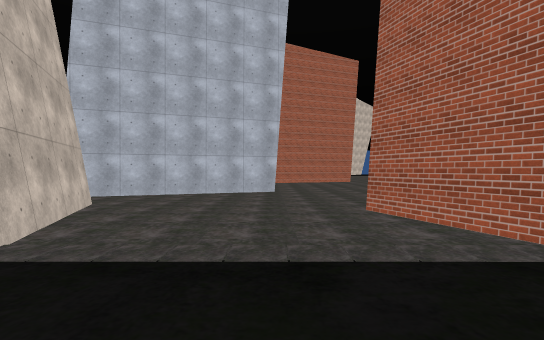
view 1 (above)

20 first-person views from a walk through a Unity game level. The camera is 1.5 m above the floor, looks level and sees 85° across. Doors are open. The floor is counted in squares, 2 m on a side. Each view is taken from the middle of a square. On the plan, view 1 faces up. The plan holds only what a view shows up to about 10 squares ahead; the rest is blank. The place goes on beyond the plan. The player character is not drawn. Some animated figures are left out. Some surface patterns are stand-ins.

view 2
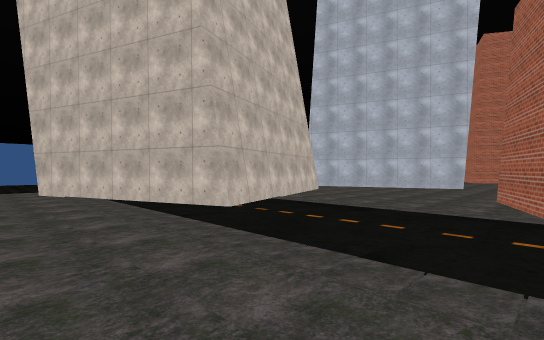

view 3
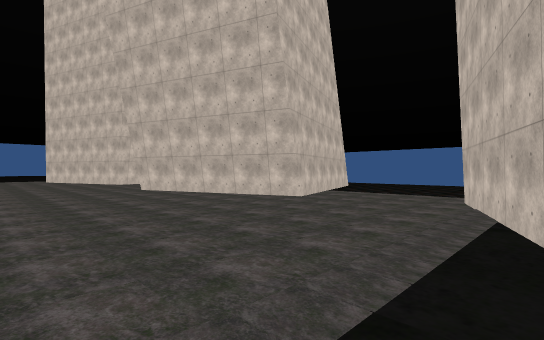

view 4
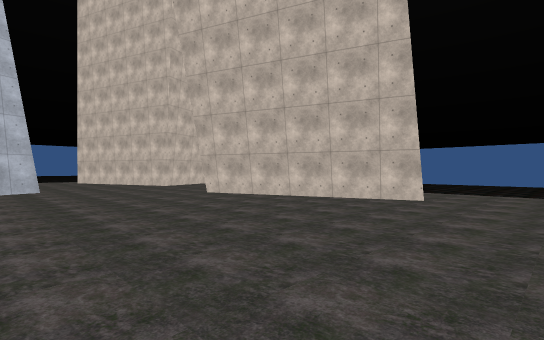

view 5
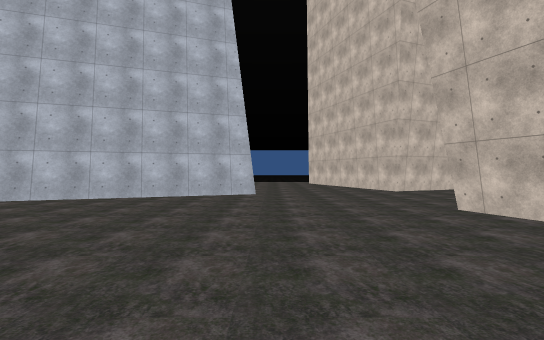

view 6
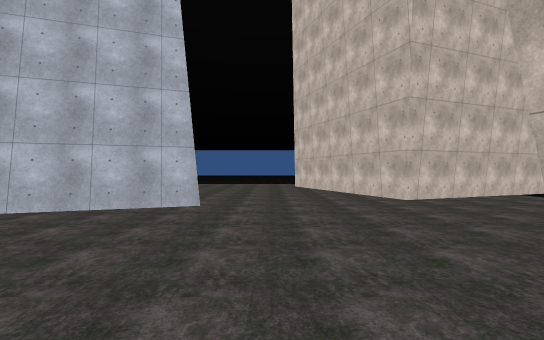

view 7
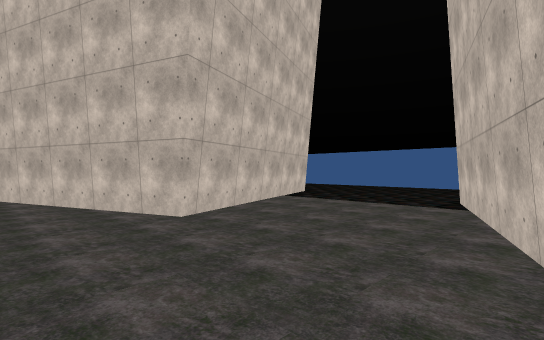

view 8
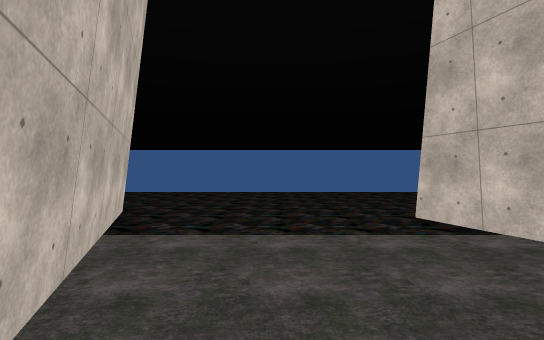

view 9
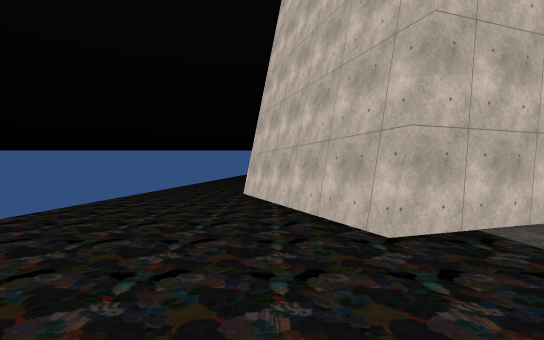

view 10
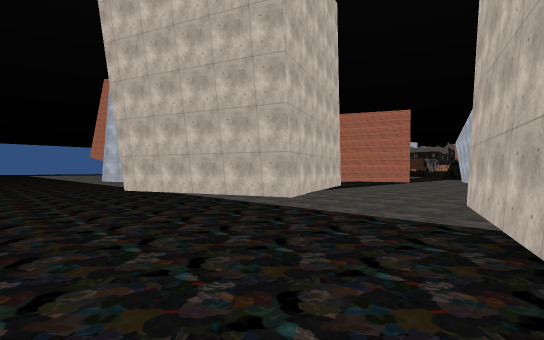

view 11
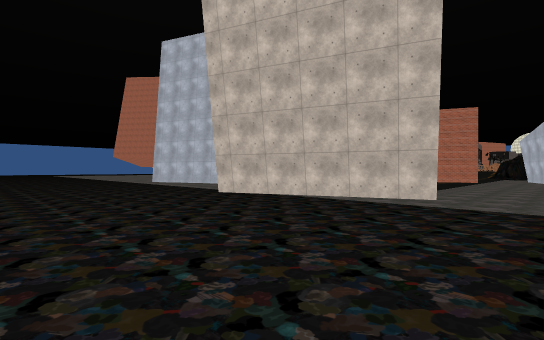

view 12
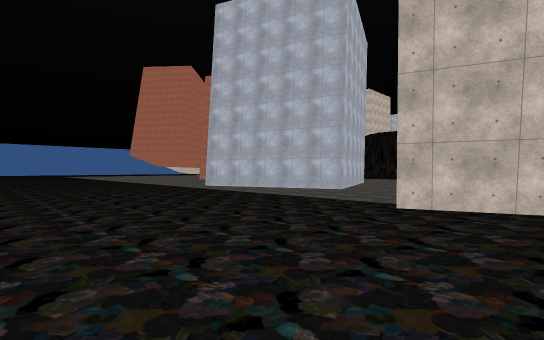

view 13
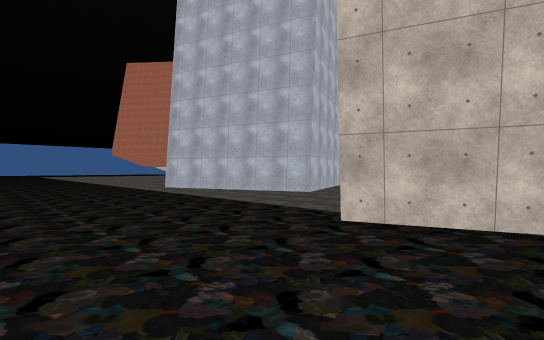

view 14
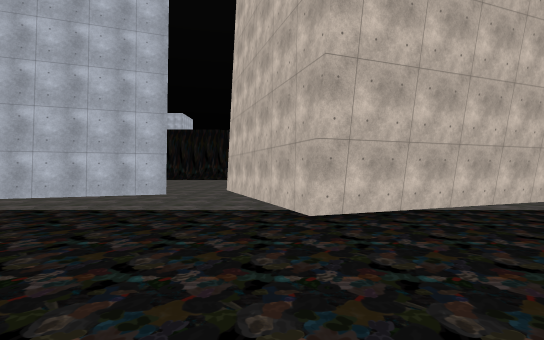

view 15
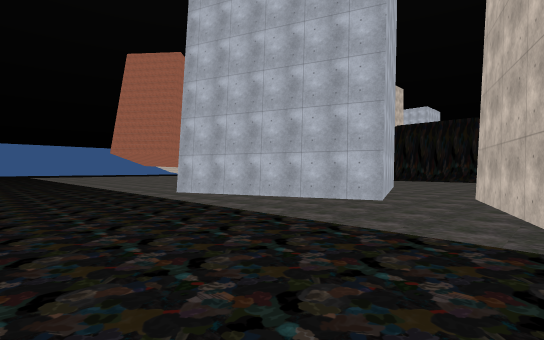

view 16
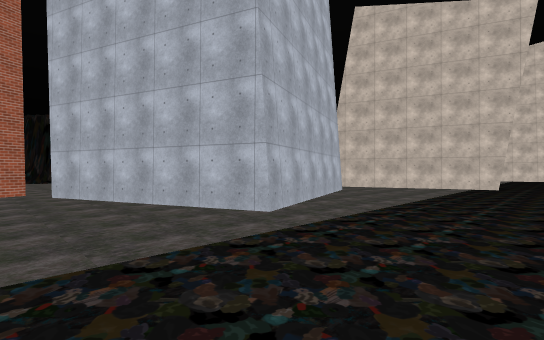

view 17
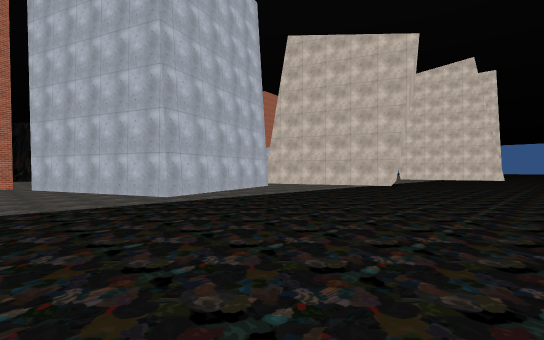

view 18
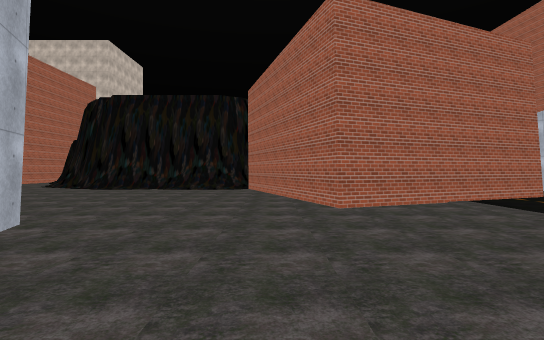

view 19
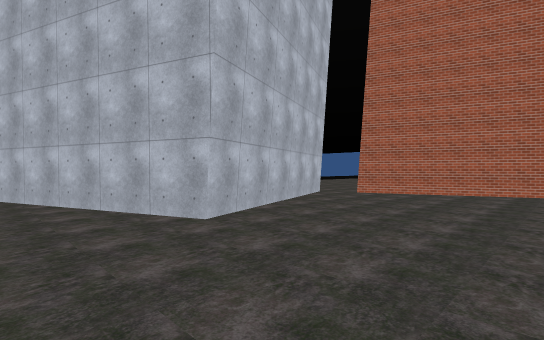

view 20
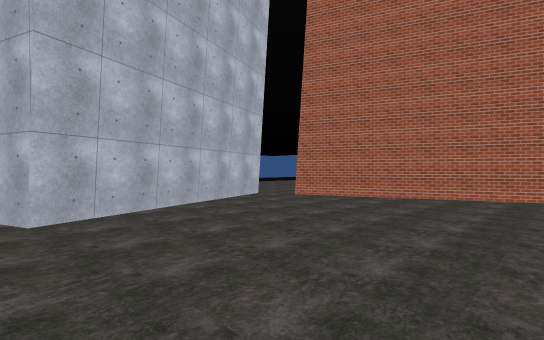

### Floor plan
Points are (right, up) in squares from view 1. A wall is a line through its corners. A room is listed if a view was taken in it or the views show most of it. See-through windows are left out.
Room 1 (views 1, 2, 3, 4, 5, 6, 7, 8, 9, 10, 11, 12, 13, 14, 15, 16, 17, 18, 19, 20)
walls: (-8, -1.7) (-10.3, 4.3) (-4.1, 6.6) (-1.9, 0.6) (-8, -1.7); (-10.7, -6.9) (-6.6, -5.5) (-4.4, -11.7); (4.1, -0.4) (1.8, 5.7) (6, 7.2); (-5.9, 8.2) (-8.2, 14.3) (-2.1, 16.5) (0.1, 10.5) (-5.9, 8.2); (-5.8, -12.1) (-10.6, -13.7) (-12.8, -7.6); (-0.5, -15.3) (5.6, -13.1); (-11.4, -18.6) (-5.3, -16.3) (-4.1, -19.5); (3, 18.5) (-1, 17) (-1.2, 17.6)

Where each view was taken, in squares from view 1:
view 1: 0 up, 0 right, facing up
view 2: 3 down, 3 right, facing up-left
view 3: 0 up, 0 right, facing down-left
view 4: 3 down, 1 right, facing down-left
view 5: 6 down, 1 left, facing down
view 6: 9 down, 2 left, facing down
view 7: 12 down, 3 left, facing down-left
view 8: 16 down, 6 left, facing left
view 9: 17 down, 12 left, facing up
view 10: 7 down, 14 left, facing up-right
view 11: 4 down, 16 left, facing up-right
view 12: 2 up, 16 left, facing up-right
view 13: 2 up, 14 left, facing up-right
view 14: 5 up, 15 left, facing right
view 15: 5 up, 13 left, facing up-right
view 16: 18 up, 12 left, facing down-right
view 17: 18 up, 16 left, facing down-right
view 18: 7 up, 4 left, facing right
view 19: 8 up, 4 right, facing up-left
view 20: 10 up, 5 right, facing up-left
